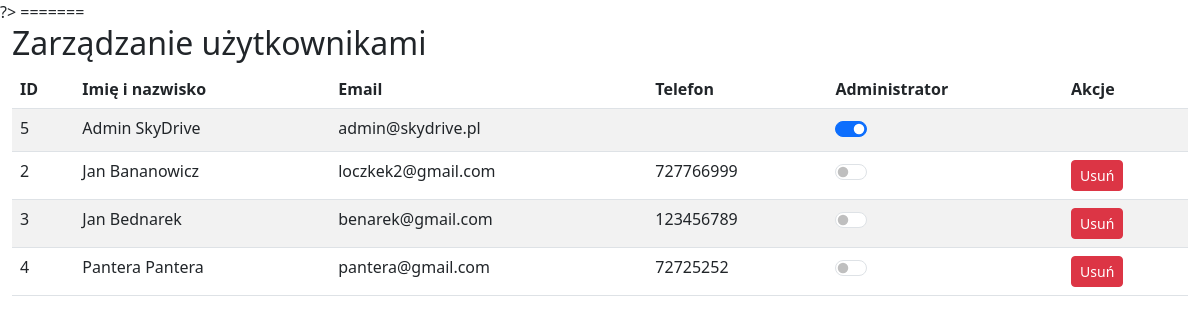
The page /skydrive/admin/pages/manage_users.php (signed in) on the database its author committed.
### tables this page shows
CREATE TABLE `users` (
  `user_id` int(11) NOT NULL,
  `first_name` varchar(50) NOT NULL,
  `last_name` varchar(50) NOT NULL,
  `email` varchar(100) NOT NULL,
  `password_hash` varchar(255) NOT NULL,
  `phone` varchar(20) DEFAULT NULL,
  `address` text DEFAULT NULL,
  `driver_license_number` varchar(50) DEFAULT NULL,
  `pilot_license_number` varchar(50) DEFAULT NULL,
  `registration_date` datetime DEFAULT current_timestamp(),
  `last_login` datetime DEFAULT NULL,
  `is_admin` tinyint(1) DEFAULT 0
);

### skydrive/admin/pages/manage_users.php (the view, shortened to what this page needs)
<?php
require_once __DIR__ . '/../../includes/config.php';
$users = $conn->query("SELECT * FROM users ORDER BY is_admin DESC, last_name ASC");
require_once __DIR__ . '/../includes/admin_header.php';
?>
<div class="container-fluid">
    <h2>Zarządzanie użytkownikami</h2>
    <div class="table-responsive">
        <table class="table table-striped">
            <thead>
                <tr>
                    <th>ID</th>
                    <th>Imię i nazwisko</th>
                    <th>Email</th>
                    <th>Telefon</th>
                    <th>Administrator</th>
                    <th>Akcje</th>
                </tr>
            </thead>
            <tbody>
                <?php while ($user = $users->fetch_assoc()): ?>
                <tr>
                    <td><?= $user['user_id'] ?></td>
                    <td><?= htmlspecialchars($user['first_name'] . ' ' . $user['last_name']) ?></td>
                    <td><?= htmlspecialchars($user['email']) ?></td>
                    <td><?= htmlspecialchars($user['phone']) ?></td>
                    <td>
                        <form method="POST" style="display:inline">
                            <div class="form-check form-switch">
                                <input class="form-check-input" type="checkbox" name="is_admin"
                                    <?= $user['is_admin'] ? 'checked' : '' ?>
                                    onchange="this.form.submit()">
                            </div>
                        </form>
                    </td>
                    <td>
                        <?php if ($user['user_id'] != $_SESSION['admin_id']): ?>
                            <a href="?delete=<?= $user['user_id'] ?>" class="btn btn-danger btn-sm"
                               onclick="return confirm('Czy na pewno chcesz usunąć tego użytkownika?')">
                                Usuń
                            </a>
                        <?php endif; ?>
                    </td>
                </tr>
                <?php endwhile; ?>
            </tbody>
        </table>
    </div>
</div>

### rows shown on the page
users: user_id "5", first_name+last_name "Admin SkyDrive", email "admin@skydrive.pl", is_admin "☑"
users: user_id "2", first_name+last_name "Jan Bananowicz", email "loczkek2@gmail.com", phone "727766999"
users: user_id "3", first_name+last_name "Jan Bednarek", email "benarek@gmail.com", phone "123456789"
users: user_id "4", first_name+last_name "Pantera Pantera", email "pantera@gmail.com", phone "72725252"
